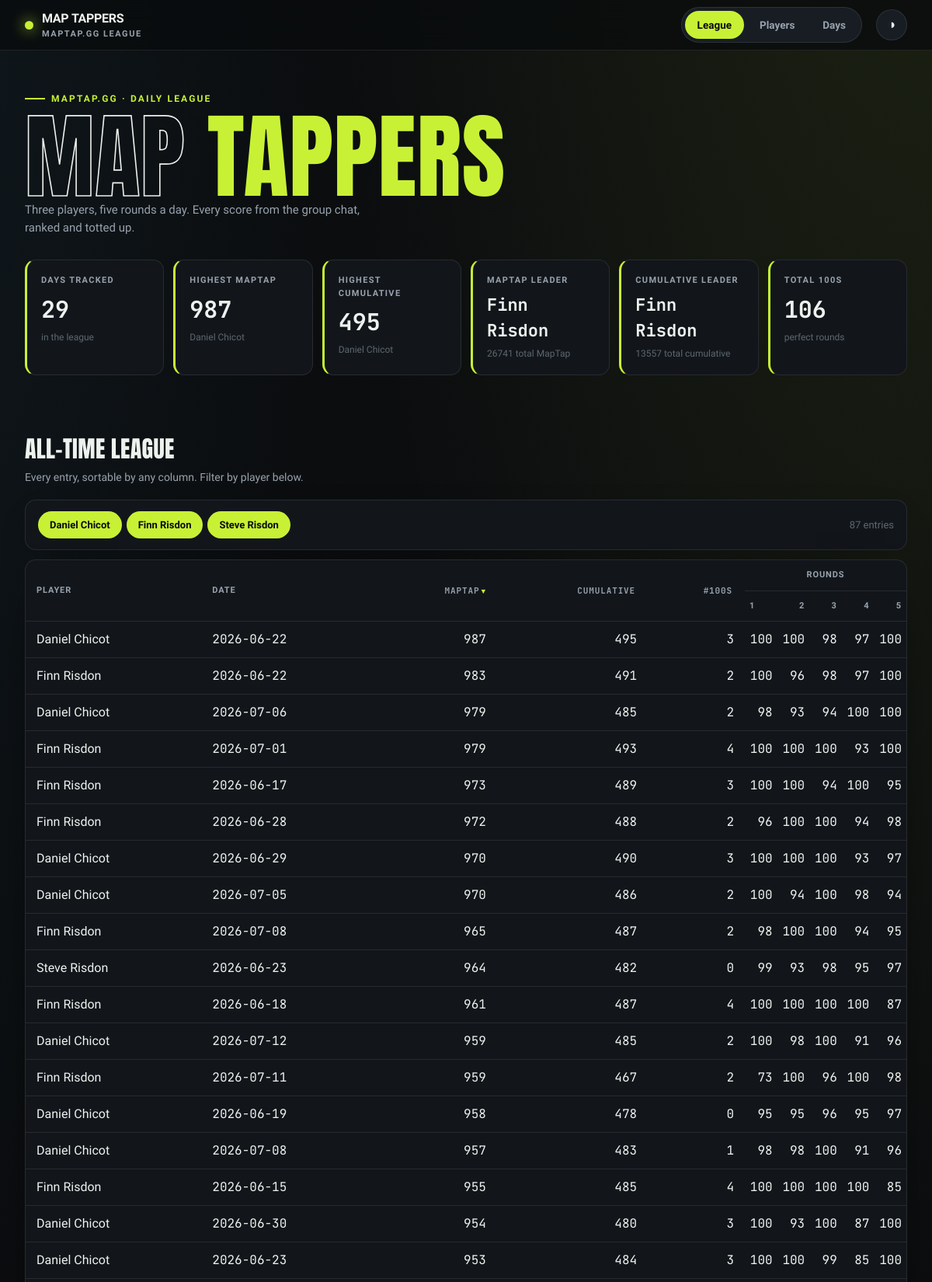
The page / (upper part) on the database its author committed.
### tables this page shows
CREATE TABLE entries (
    id INTEGER PRIMARY KEY,
    player TEXT NOT NULL,
    game_date TEXT NOT NULL,
    maptap_score INTEGER NOT NULL,
    UNIQUE (player, game_date)
);

### src/maptap/app.py (the view)
@app.get("/", response_class=HTMLResponse)
def index(request: Request):
    with closing(_conn()) as conn:
        context = {"entries": all_entries(conn), "stats": hero_stats(conn), "active": "league"}
    return templates.TemplateResponse(request, "index.html", context)

### src/maptap/templates/index.html (shortened to what this page needs)
{% extends "base.html" %}
{% block content %}
{% set player_names = entries | map(attribute='player') | unique | sort | list %}
<h2 class="section-head">All-time league</h2>
<p class="section-sub">Every entry, sortable by any column. Filter by player below.</p>
<div class="panel toolbar">
    <div class="chips">
        {% for name in player_names %}
        <button class="chip active" data-player="{{ name }}">{{ name }}</button>
        {% endfor %}
    </div>
    <span class="results-meta" id="resultsMeta">{{ entries | length }} entries</span>
</div>
<div class="panel table-card">
    <table id="league">
        <thead>
            <tr>
                <th class="txt" rowspan="2" data-sort="text">Player</th>
                <th class="txt" rowspan="2" data-sort="text">Date</th>
                <th class="num" rowspan="2" data-sort="number" data-sorted="desc">MapTap</th>
                <th class="num" rowspan="2" data-sort="number">Cumulative</th>
                <th class="num" rowspan="2" data-sort="number">#100s</th>
                <th class="rounds-group" colspan="5">Rounds</th>
            </tr>
            <tr>
                <th class="round">1</th>
                <th class="round">2</th>
                <th class="round">3</th>
                <th class="round">4</th>
                <th class="round">5</th>
            </tr>
        </thead>
        <tbody>
            {% for e in entries %}
            <tr data-player="{{ e.player }}">
                <td class="txt">{{ e.player }}</td>
                <td class="txt num">{{ e.game_date }}</td>
                <td class="num">{{ e.maptap_score }}</td>
                <td class="num">{{ e.cumulative }}</td>
                <td class="num">{{ e.hundreds }}</td>
                {% for r in e.rounds %}<td class="round num">{{ r }}</td>{% endfor %}
            </tr>
            {% endfor %}
        </tbody>
    </table>
</div>
{% endblock %}

### src/maptap/templates/base.html (shortened to what this page needs)
<!DOCTYPE html>
<html lang="en-GB" data-theme="dark">
<head>
    <link rel="stylesheet" href="/static/styles.css">
</head>
<body>
    <nav class="nav">
        <div class="wrap nav-inner">
            <div class="brand">
                <span class="dot"></span>
                <span>MAP&nbsp;TAPPERS<small>maptap.gg league</small></span>
            </div>
            <div class="tabs">
                <a class="tab {{ 'active' if active == 'league' else '' }}" href="/">League</a>
                <a class="tab {{ 'active' if active == 'players' else '' }}" href="/players">Players</a>
                <a class="tab {{ 'active' if active == 'days' else '' }}" href="/days">Days</a>
            </div>
            <button class="theme-btn" id="themeBtn" title="Toggle theme" aria-label="Toggle theme">◑</button>
        </div>
    </nav>
    <header class="hero">
        <div class="wrap">
            <span class="hero-tag">maptap.gg · daily league</span>
            <h1><span class="out">Map</span> <span class="em">Tappers</span></h1>
            <p class="hero-sub">Three players, five rounds a day. Every score from the group chat, ranked and totted up.</p>
            <div class="stat-row">
                <div class="stat">
                    <div class="label">Days tracked</div>
                    <div class="value">{{ stats.days_tracked }}</div>
                    <div class="sub">in the league</div>
                </div>
                <div class="stat">
                    <div class="label">Highest MapTap</div>
                    <div class="value">{{ stats.highest_maptap if stats.highest_maptap is not none else '—' }}</div>
                    <div class="sub">{{ stats.highest_maptap_player or '—' }}</div>
                </div>
                <div class="stat">
                    <div class="label">Highest Cumulative</div>
                    <div class="value">{{ stats.highest_cumulative if stats.highest_cumulative is not none else '—' }}</div>
                    <div class="sub">{{ stats.highest_cumulative_player or '—' }}</div>
                </div>
                <div class="stat">
                    <div class="label">MapTap Leader</div>
                    <div class="value" style="font-size:22px">{{ stats.leader or '—' }}</div>
                    <div class="sub">{{ stats.leader_total if stats.leader_total is not none else '—' }} total MapTap</div>
                </div>
                <div class="stat">
                    <div class="label">Cumulative Leader</div>
                    <div class="value" style="font-size:22px">{{ stats.cumulative_leader or '—' }}</div>
                    <div class="sub">{{ stats.cumulative_leader_total if stats.cumulative_leader_total is not none else '—' }} total cumulative</div>
                </div>
                <div class="stat">
                    <div class="label">Total 100s</div>
                    <div class="value">{{ stats.total_hundreds }}</div>
                    <div class="sub">perfect rounds</div>
                </div>
            </div>
        </div>
    </header>
    <main class="wrap">
        {% block content %}{% endblock %}
    </main>
</body>
</html>

### rows shown on the page
entries: maptap_score "987", player "Daniel Chicot", game_date "2026-06-22", cumulative "495", hundreds "3", rounds "100" "100" "98" "97" "100"
entries: player "Finn Risdon", game_date "2026-06-22", maptap_score "983", cumulative "491", hundreds "2", rounds "100" "96" "98" "97" "100"
entries: player "Steve Risdon", game_date "2026-06-23", maptap_score "964", cumulative "482", hundreds "0", rounds "99" "93" "98" "95" "97"
entries: player "Daniel Chicot", game_date "2026-07-06", maptap_score "979", cumulative "485", hundreds "2", rounds "98" "93" "94" "100" "100"
entries: player "Finn Risdon", game_date "2026-07-01", maptap_score "979", cumulative "493", hundreds "4", rounds "100" "100" "100" "93" "100"
entries: player "Finn Risdon", game_date "2026-06-17", maptap_score "973", cumulative "489", hundreds "3", rounds "100" "100" "94" "100" "95"
entries: player "Finn Risdon", game_date "2026-06-28", maptap_score "972", cumulative "488", hundreds "2", rounds "96" "100" "100" "94" "98"
entries: player "Daniel Chicot", game_date "2026-06-29", maptap_score "970", cumulative "490", hundreds "3", rounds "100" "100" "100" "93" "97"
entries: player "Daniel Chicot", game_date "2026-07-05", maptap_score "970", cumulative "486", hundreds "2", rounds "100" "94" "100" "98" "94"
entries: player "Finn Risdon", game_date "2026-07-08", maptap_score "965", cumulative "487", hundreds "2", rounds "98" "100" "100" "94" "95"
entries: player "Finn Risdon", game_date "2026-06-18", maptap_score "961", cumulative "487", hundreds "4", rounds "100" "100" "100" "100" "87"
entries: player "Daniel Chicot", game_date "2026-07-12", maptap_score "959", cumulative "485", hundreds "2", rounds "100" "98" "100" "91" "96"
entries: player "Finn Risdon", game_date "2026-07-11", maptap_score "959", cumulative "467", hundreds "2", rounds "73" "100" "96" "100" "98"
entries: player "Daniel Chicot", game_date "2026-06-19", maptap_score "958", cumulative "478", hundreds "0", rounds "95" "95" "96" "95" "97"
entries: player "Daniel Chicot", game_date "2026-07-08", maptap_score "957", cumulative "483", hundreds "1", rounds "98" "98" "100" "91" "96"
entries: player "Finn Risdon", game_date "2026-06-15", maptap_score "955", cumulative "485", hundreds "4", rounds "100" "100" "100" "100" "85"
entries: player "Daniel Chicot", game_date "2026-06-30", maptap_score "954", cumulative "480", hundreds "3", rounds "100" "93" "100" "87" "100"
entries: player "Daniel Chicot", game_date "2026-06-23", maptap_score "953", cumulative "484", hundreds "3", rounds "100" "100" "99" "85" "100"

### other values the page prints
{{ stats.days_tracked }} "29"
{{ stats.leader or '—' }} "Finn Risdon"
{{ stats.leader_total if stats.leader_total is not none else '—' }} "26741"
{{ stats.cumulative_leader or '—' }} "Finn Risdon"
{{ stats.total_hundreds }} "106"
{{ entries | length }} "87"
